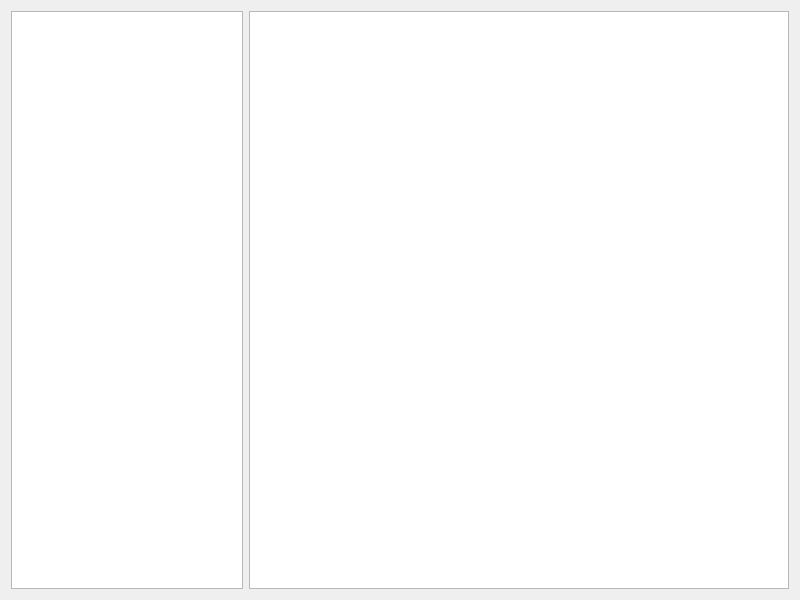
<?xml version="1.0" encoding="UTF-8"?>
<ui version="4.0">
 <class>TreeViewDialog</class>
 <widget class="QDialog" name="TreeViewDialog">
  <property name="geometry">
   <rect>
    <x>0</x>
    <y>0</y>
    <width>800</width>
    <height>600</height>
   </rect>
  </property>
  <property name="windowTitle">
   <string>Derivation Tree</string>
  </property>
  <layout class="QGridLayout" name="gridLayout">
   <item row="0" column="1">
    <layout class="QHBoxLayout" name="horizontalLayout" stretch="30,70">
     <item>
      <widget class="QTreeView" name="treeView">
       <property name="horizontalScrollBarPolicy">
        <enum>Qt::ScrollBarAsNeeded</enum>
       </property>
       <property name="horizontalScrollMode">
        <enum>QAbstractItemView::ScrollPerPixel</enum>
       </property>
      </widget>
     </item>
     <item>
      <widget class="QTableView" name="tableView"/>
     </item>
    </layout>
   </item>
  </layout>
 </widget>
 <resources/>
 <connections/>
</ui>
